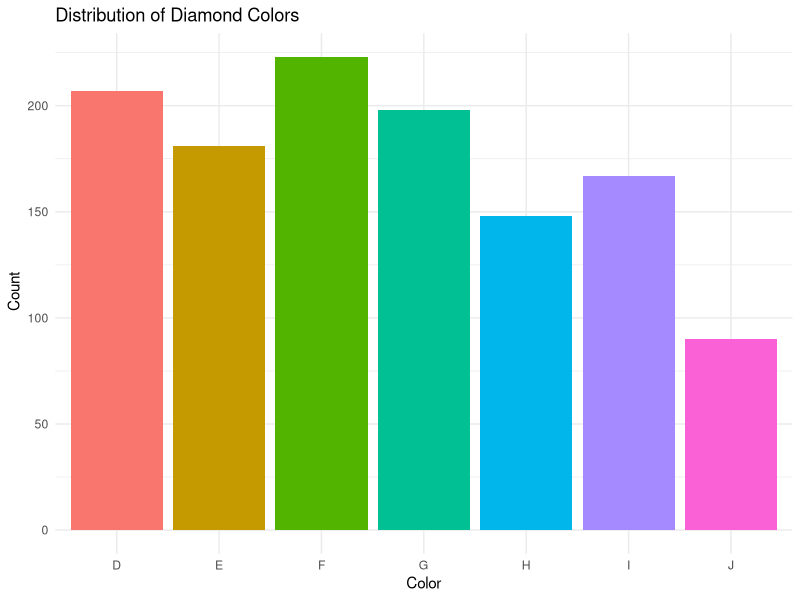
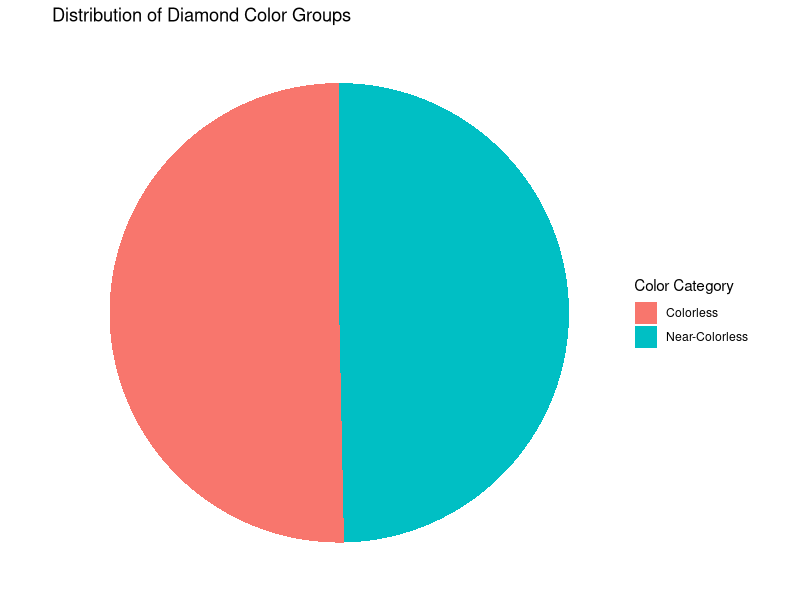
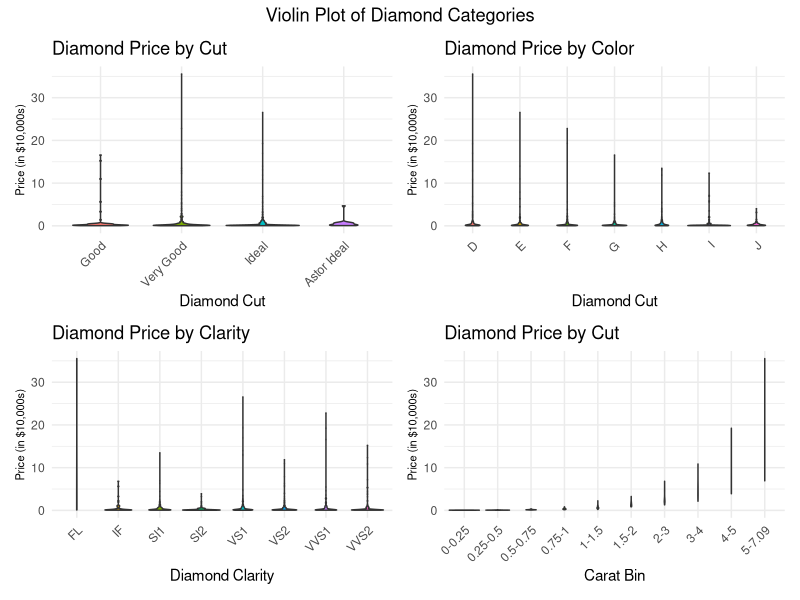
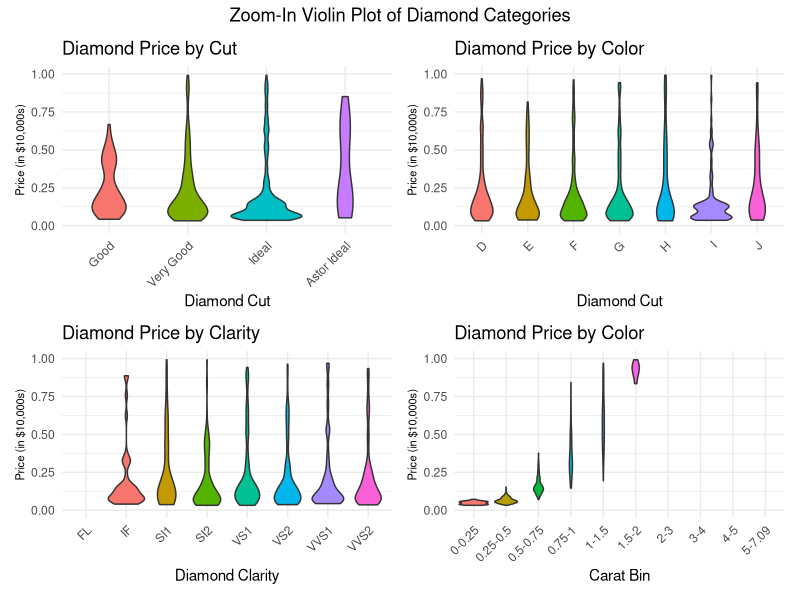
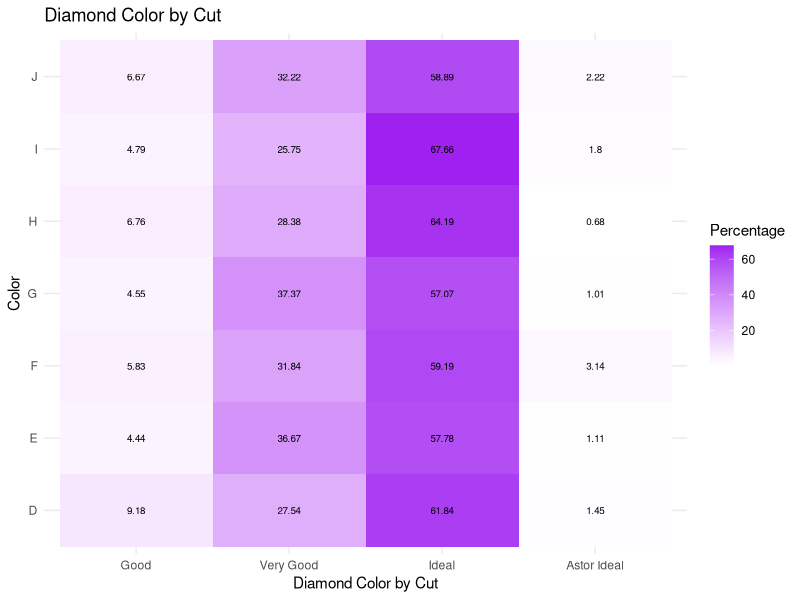
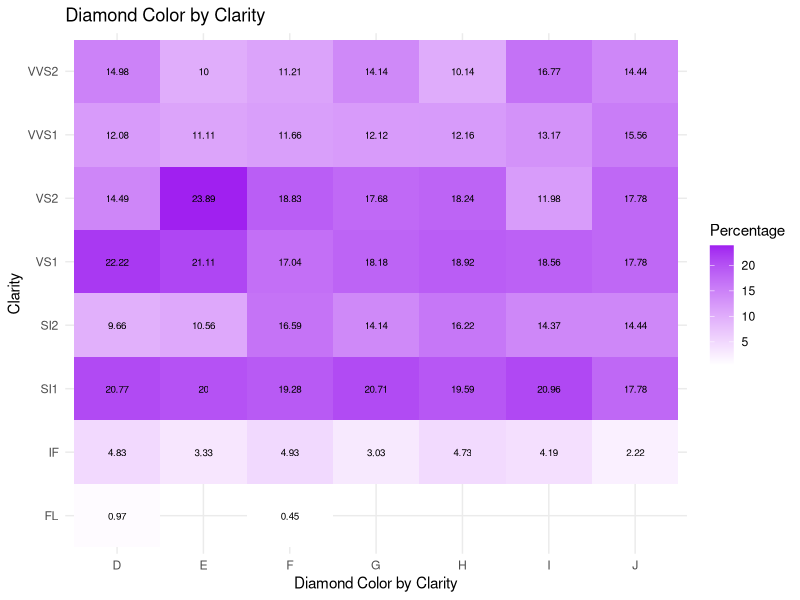
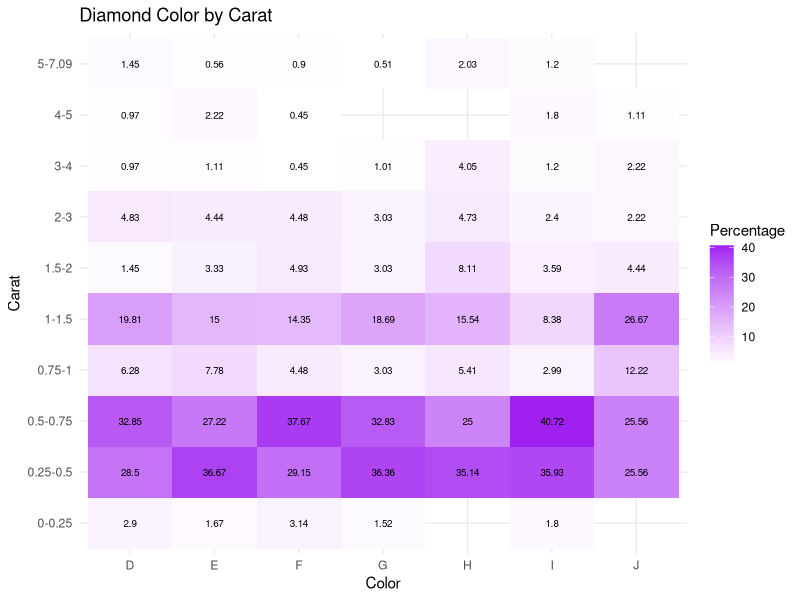
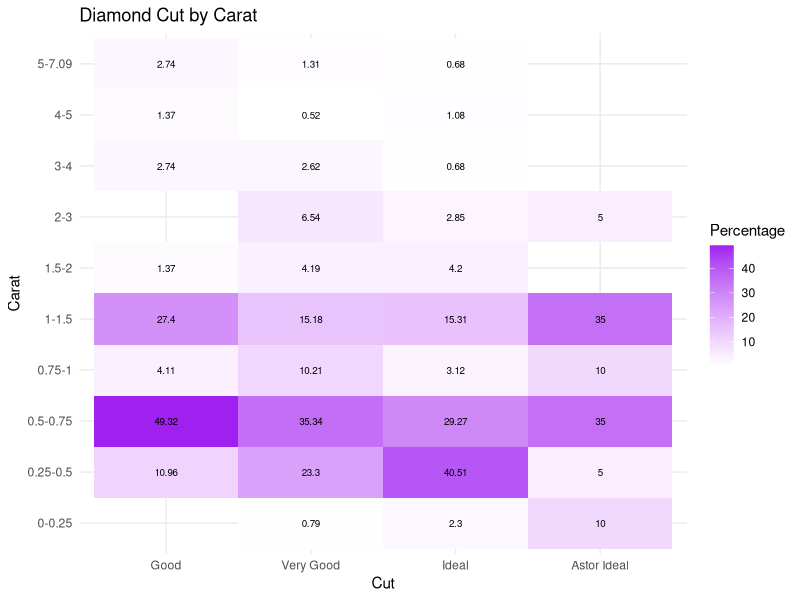

Reproduce these figures in R, in order.
## ---- chunk 1
rm(list = ls())
library(tidyverse)
library(MASS)
library(patchwork)
library(kableExtra)

diamond <- read.csv("diamonds4.csv")
## ---- chunk 2
ggplot(diamond, aes(x=color, fill = color)) +
  geom_bar() +
  labs(title = "Distribution of Diamond Colors",
       x = "Color",
       y = " Count") +
  theme_minimal() +
  theme(legend.position = "none")
## ---- chunk 3

diamond <- diamond %>%
  mutate(color_category = case_when(
    color %in% c("D", "E", "F") ~ "Colorless",
    color %in% c("G", "H", "I", "J") ~ "Near-Colorless",
    color %in% c("K") ~ "Faint"
  ))

color_counts <- diamond %>%
  count(color_category)

ggplot(color_counts, aes(x="", y=n, fill=color_category)) + 
  geom_bar(stat="identity", width=1) + 
  coord_polar("y", start=0) + 
  labs(title = "Distribution of Diamond Color Groups",
       x = NULL,
       y = NULL,
       fill = "Color Category") + 
  theme_void()

## ---- chunk 4
diamond <-diamond %>%
  mutate(cut = cut%>%
           fct_relevel(c("Good","Very Good","Ideal","Astor Ideal")))

diamond <- diamond %>%
  drop_na(carat) %>%
  mutate(carat_bin = cut(carat,
                         breaks = c(0, 0.25, 0.5, 0.75, 1, 1.5, 2, 3, 4, 5, max(carat)),
                         labels = c("0-0.25", "0.25-0.5", "0.5-0.75", "0.75-1", "1-1.5", "1.5-2", "2-3", "3-4", "4-5", paste("5", max(carat), sep="-")),
                         right = FALSE
                         ) 
         ) %>%
  drop_na(carat_bin)


diamond<-diamond %>%
  mutate(cut = cut %>%
           fct_relevel(c("Good","Very Good","Ideal","Astor Ideal")))

## ---- chunk 5
g1 <- ggplot(diamond, aes(x = cut, y = price/10000, fill = cut)) + 
  geom_violin() +
  labs(title = "Diamond Price by Cut",
       x = "Diamond Cut",
       y = "Price (in $10,000s)") +
  theme_minimal() +
  theme(legend.position = "none",
        axis.text.x = element_text(angle = 45, hjust = 1),
        axis.title.y = element_text(size = 8))


g2 <- ggplot(diamond, aes(x = color, y = price/10000, fill = color)) + 
  geom_violin() +
  labs(title = "Diamond Price by Color",
       x = "Diamond Cut",
       y = "Price (in $10,000s)") +
  theme_minimal() +
  theme(legend.position = "none",
        axis.text.x = element_text(angle = 45, hjust = 1),
        axis.title.y = element_text(size = 8))

g3 <- ggplot(diamond, aes(x = clarity, y = price/10000, fill = clarity)) + 
  geom_violin() +
  labs(title = "Diamond Price by Clarity",
       x = "Diamond Clarity",
       y = "Price (in $10,000s)") +
  theme_minimal() +
  theme(legend.position = "none",
        axis.text.x = element_text(angle = 45, hjust = 1),
        axis.title.y = element_text(size = 8))

g4 <- ggplot(diamond, aes(x = carat_bin, y = price/10000, fill = carat_bin)) + 
  geom_violin() +
  labs(title = "Diamond Price by Cut",
       x = "Carat Bin",
       y = "Price (in $10,000s)") +
  theme_minimal() +
  theme(legend.position = "none",
        axis.text.x = element_text(angle = 45, hjust = 1),
        axis.title.y = element_text(size = 8))

(g1 | g2) / (g3 | g4) + 
  plot_annotation(title = "Violin Plot of Diamond Categories", 
  theme = theme(plot.title = element_text(hjust = 0.5)))
## ---- chunk 6
g1 <- ggplot(diamond, aes(x = cut, y = price/10000, fill = cut)) + 
  geom_violin() +
  scale_y_continuous(limits = c(0, 1))  +
  theme_minimal() +
  labs(title = "Diamond Price by Cut",
       x = "Diamond Cut",
       y = "Price (in $10,000s)") +
  theme(legend.position = "none",
        axis.text.x = element_text(angle = 45, hjust = 1),
        axis.title.y = element_text(size = 8))

g2 <- ggplot(diamond, aes(x = color, y = price/10000, fill = color)) + 
  geom_violin() +
  scale_y_continuous(limits = c(0, 1))  +
  labs(title = "Diamond Price by Color",
       x = "Diamond Cut",
       y = "Price (in $10,000s)") +
  theme_minimal() +
  theme(legend.position = "none",
        axis.text.x = element_text(angle = 45, hjust = 1),
        axis.title.y = element_text(size = 8))

g3 <- ggplot(diamond, aes(x = clarity, y = price/10000, fill = clarity)) + 
  geom_violin() +
  scale_y_continuous(limits = c(0, 1))  +
  labs(title = "Diamond Price by Clarity",
       x = "Diamond Clarity",
       y = "Price (in $10,000s)") +
  theme_minimal() +
  theme(legend.position = "none",
        axis.text.x = element_text(angle = 45, hjust = 1),
        axis.title.y = element_text(size = 8))

g4 <- ggplot(diamond, aes(x = carat_bin, y = price/10000, fill = carat_bin)) + 
  geom_violin() +
  scale_y_continuous(limits = c(0, 1))  +
  labs(title = "Diamond Price by Color",
       x = "Carat Bin",
       y = "Price (in $10,000s)") +
  theme_minimal() +
  theme(legend.position = "none",
        axis.text.x = element_text(angle = 45, hjust = 1),
        axis.title.y = element_text(size = 8))

(g1 | g2) / (g3 | g4) + 
  plot_annotation(title = "Zoom-In Violin Plot of Diamond Categories", 
  theme = theme(plot.title = element_text(hjust = 0.5)))
## ---- chunk 7
color_cut <- diamond %>%
  count(cut,color) %>%
  group_by(color) %>%
  mutate(Percentage= round(n/sum(n)*100,2))


ggplot(color_cut,aes(x=cut, y=color, fill=Percentage))+
  geom_tile()+
  scale_fill_gradient(low="white",high="purple")+
  geom_text(aes(label=Percentage), size = 2.5)+
  theme(plot.title = element_text(hjust = 0.5, size = 8),
        legend.title = element_text(size = 7)) +
  labs(x="Diamond Color by Cut",
       y="Color",
       title="Diamond Color by Cut") +
  theme_minimal()

## ---- chunk 8
color_clarity <- diamond %>%
  count(color, clarity) %>%
  group_by(color) %>%
  mutate(Percentage= round(n/sum(n)*100,2))


ggplot(color_clarity, aes(x = color, y = clarity, fill = Percentage)) + 
  geom_tile() +
  scale_fill_gradient(low = "white", high = "purple") +
  geom_text(aes(label = Percentage), size = 2.5) +
  theme(plot.title = element_text(hjust = 0.5, size = 8),
        legend.title = element_text(size = 7)) +
  labs(
    x = "Diamond Color by Clarity",
    y = "Clarity",
    title = "Diamond Color by Clarity"
  ) +
  theme_minimal()
## ---- chunk 9
color_carat <- diamond %>%
  count(color, carat_bin) %>%
  group_by(color) %>%
  mutate(Percentage= round(n/sum(n)*100,2))

  
ggplot(color_carat, aes(x = color, y = carat_bin, fill = Percentage))+
  geom_tile() +
  scale_fill_gradient(low = "white", high = "purple") +
  geom_text(aes(label = Percentage), size = 2.5) +
  theme(plot.title = element_text(hjust = 0.5, size = 8),
        legend.title = element_text(size = 7)) + 
  labs(
    x = "Color",
    y = "Carat",
    title = "Diamond Color by Carat"
  ) +
  theme_minimal()
## ---- chunk 10
cut_carrat <- diamond %>%
  count(cut, carat_bin) %>%
  group_by(cut) %>%
  mutate(Percentage= round(n/sum(n)*100,2))

  
ggplot(cut_carrat, aes(x = cut, y = carat_bin, fill = Percentage))+
  geom_tile() +
  scale_fill_gradient(low = "white", high = "purple") +
  geom_text(aes(label = Percentage), size = 2.5) +
  theme(plot.title = element_text(hjust = 0.5, size = 8),
        legend.title = element_text(size = 7)) + 
  labs(
    x = "Cut",
    y = "Carat",
    title = "Diamond Cut by Carat"
  ) +
  theme_minimal()
## ---- chunk 11
clarity_cut <- diamond %>%
  count(cut, clarity) %>%
  group_by(cut) %>%
  mutate(Percentage= round(n/sum(n)*100,2))

  
ggplot(clarity_cut, aes(x = cut, y = clarity, fill = Percentage))+
  geom_tile() +
  scale_fill_gradient(low = "white", high = "purple") +
  geom_text(aes(label = Percentage), size = 2.5) +
  theme(plot.title = element_text(hjust = 0.5, size = 8),
        legend.title = element_text(size = 7)) + 
  labs(
    x = "Cut",
    y = "Clarity",
    title = "Diamond Cut by Clarity"
  ) +
  theme_minimal()
## ---- chunk 12
ggplot(diamond, aes(x = carat)) +
  geom_histogram(fill = "skyblue", color = "black", alpha = 1) + 
  labs(title = "Diamond Carat Distribution",x = "Carat",y = "Count") +
  scale_x_continuous(breaks = seq(0, max(diamond$carat), by = 0.5)) +
  scale_y_continuous(labels = scales::comma) +
  theme_minimal() + 
  theme(plot.title = element_text(hjust = 0.5))

## ---- chunk 13
# Density plot for Carat
ggplot(diamond, aes(x = carat)) +
  geom_density(fill = "skyblue", color = "black", alpha = 1) +
  labs(title = "Density Plot of Diamond Carat",x = "Carat Size",y = "Density") +
  scale_x_continuous(breaks = seq(0, max(diamond$carat), by = 0.5)) +
  theme_minimal() +
  theme(plot.title = element_text(hjust = 0.5))
# The density is highest within 0-1 carats
## ---- chunk 14

carat_summary <- diamond %>%
  mutate(carat_bin = cut(carat, breaks = c(0, 0.25, 0.5, 0.75, 1, 1.5, 2, 3, 4, 5, 6, 7, 8), right = FALSE)) %>%
  drop_na(carat_bin) %>%
  count(carat_bin) %>%
  mutate(proportions = round(n / sum(n), 3))
kable(carat_summary, col.names = c("Carat Range", "Count", "Proportion"), 
      caption = "Summary of diamond by Carat Range") %>%
  kable_styling(full_width = FALSE, position = "center") %>%
  column_spec(1, width = "5cm") %>%
  column_spec(2, width = "3cm") %>%
  column_spec(3, width = "3cm")

## ---- chunk 15
# Pie graph to visualize summary proportion
ggplot(carat_summary, aes(x = "", y = proportions, fill = carat_bin)) +
  geom_bar(stat = "identity", width = 1) +  
  coord_polar("y", start = 0) +
  labs(title = "Proportion of Diamond by Carat Range", fill = "Carat Range") +
  theme_void()

## ---- chunk 16
ggplot(diamond, aes(x = carat, y = price)) +
  geom_point(color = "skyblue", alpha = 1) +
  labs(title = "Diamond Price vs Carat",x = "Carat",y = "Price") +
  geom_smooth(method = "lm", color = "blue") +
  scale_y_continuous(labels = scales::comma) +
  theme_minimal() +
  theme(plot.title = element_text(hjust = 0.5))
  
## ---- chunk 17
diamond <- diamonds 
diamond <- diamond %>%
  mutate(carat_bin = cut(carat, breaks = c(0, 0.25, 0.5, 0.75, 1, 1.5, 2, 3, 4, 5, 6, 7, 8), right = FALSE))

ggplot(diamond, aes(x = carat_bin, y = price)) +
  geom_boxplot(fill="skyblue") +
  labs(title = "Diamond Prices by Carat Ranges",
       x = "Carat",
       y = "Price") +
  theme_minimal() +
  theme(plot.title = element_text(hjust = 0.5))
## ---- chunk 18
carat_price_summary2 <- diamond %>%
  mutate(carat_bin = cut(carat, breaks = c(0, 0.25, 0.5, 0.75, 1, 1.5, 2, 3, 4, 5, 6, 7, 8), right = FALSE)) %>%
  group_by(carat_bin) %>%
  summarise(
    Min_Price = min(price, na.rm = TRUE),
    Max_Price = max(price, na.rm = TRUE),
    Avg_Price = round(mean(price, na.rm = TRUE), 2),
    Variability_Percent = round((Max_Price - Min_Price) / Min_Price * 100,2))
kable(carat_price_summary2, col.names = c("Carat Range", "Min Price", "Max Price", "Average Price", "Variability (%)"),
      caption = "Summary of Diamond Prices (\\$) by Carat Range") %>%
  kable_styling(full_width = FALSE, position = "center") %>%
  column_spec(1, width = "5cm") %>%
  column_spec(2, width = "3cm") %>%
  column_spec(3, width = "3cm")
## ---- chunk 19
diamond$price_sqrt <- sqrt(diamond$price)
model_carat_sqrt <- lm(price_sqrt ~ carat, diamond)


par(mfrow = c(2, 2))
plot(model_carat_sqrt)
## ---- chunk 20
residuals_model_sq <- residuals(model_carat_sqrt)
acf(residuals_model_sq)
## ---- chunk 21
# arrange clarity by rating
clarity_ordered <- diamonds %>%
  mutate(clarity = factor(clarity, levels = c("SI2", "SI1", "VS2", "VS1", "VVS2", "VVS1", "IF", "FL"))) %>%
  arrange(clarity)

# bar chart of counts and clarity grade
ggplot(clarity_ordered, aes(x=clarity))+
  geom_bar(fill = "blue")+
  theme(axis.text.x = element_text(angle = 0), 
        plot.title = element_text(hjust = 0.5))+
  labs(x="Clarity Grade", y="Counts", title="Diamond Available Based on Clarity Grade") +
  theme_minimal()
## ---- chunk 22
# generate frequency table
clarity_frequency <- table(clarity_ordered$clarity)
clarity_frequency <- t(as.data.frame(clarity_frequency))
rownames(clarity_frequency) <- c("Clarity", "Frequency")

# display frequency table
kable(clarity_frequency, caption = "Frequency Table of Clarity Grades")
## ---- chunk 23
library(scales)

clarity_prop<-clarity_ordered %>%
  group_by(clarity) %>%
  summarize(counts=n())%>%
  mutate(percent=counts/nrow(clarity_ordered))

# bar chart of proportions of clarity grades
ggplot(clarity_prop, aes(x = "", y = percent, fill = clarity)) +
  geom_bar(stat = "identity", width = 1) +  
  coord_polar(theta = "y") + 
  labs(title = "Proportion of Clarity Grades Available") +
  theme_void()  
## ---- chunk 24
library(knitr)

min_max_prices <- clarity_ordered %>%
  group_by(clarity) %>%
  summarize(
    min_price = min(price, na.rm = TRUE),
    max_price = max(price, na.rm = TRUE))

kable(min_max_prices, caption = "Min and Max Prices by Clarity")
## ---- chunk 25
# dataframe with only FL diamonds
FL_diamonds <- clarity_ordered %>%
  filter(clarity=="FL")
FL_table <- head(FL_diamonds)

# display FL table
kable(FL_table, caption = "Table of FL diamond")
## ---- chunk 26
library(patchwork)

# new dataframe with cut and clarity ordered 
cut_clarity<-diamonds%>%
  mutate(cut=cut%>%
           fct_relevel(c("Good","Very Good","Ideal","Astor Ideal")))%>%
  mutate(clarity=clarity%>%
           fct_relevel(c("SI2","SI1","VS2","VS1","VVS2","VVS1","IF","FL")))

# compare cut and clarity by count 
cut_clarity1<-cut_clarity%>%
  count(cut,clarity)%>%
  group_by(cut)%>%
  mutate(Percentage= round(n/sum(n)*100,2))

# compare cut and clarity by price
cut_clarity2<-cut_clarity%>%
  group_by(cut,clarity)%>%
  summarise(avg_price=round(mean(price),0))%>%
  ungroup()
 
# Heat maps for diamond cut by clarity
B1<-ggplot(cut_clarity1,aes(x=clarity,y=cut,fill=Percentage))+
  geom_tile()+
  scale_fill_gradient(low="white",high="red")+
  theme(plot.title = element_text(hjust=0.5))+
  geom_text(aes(label=Percentage))+
  labs(x="Diamond Clarity",y="Diamond Cut",
       title="Diamond Cut by Clarity (Quantity)")

B2<-ggplot(cut_clarity2,aes(x=clarity,y=cut,fill=avg_price))+
  geom_tile()+
  scale_fill_gradient(low="white",high="red")+
  theme(plot.title = element_text(hjust=0.5))+
  geom_text(aes(label=avg_price))+
  labs(x="Diamond Clarity",y="Diamond Cut",
       title="Diamond Cut by Clarity (Average Price in Dollars)")

(B1)/(B2)
## ---- chunk 27
# new dataframe with carat new bins and clarity ordered
carat_new_bins <- clarity_ordered %>%
  drop_na(carat) %>%
  mutate(carat_bin = cut(carat,
                         breaks = c(0, 0.25, 0.5, 0.75, 1, 1.5, 2, 3, 4, 5, max(carat)),
                         labels = c("0-0.25", "0.25-0.5", "0.5-0.75", "0.75-1", "1-1.5", "1.5-2", "2-3", "3-4", "4-5", paste("5",max(carat),sep="-")),
                         right = FALSE)) %>%
  drop_na(carat_bin)

# compare carat and clarity by count 
carat_clarity1<-carat_new_bins%>%
  count(carat_bin,clarity)%>%
  group_by(carat_bin)%>%
  mutate(Percentage= round(n/sum(n)*100,2))

# compare carat and clarity by price
carat_clarity2<-carat_new_bins%>%
  group_by(clarity,carat_bin)%>%
  summarise(avg_price=round(mean(price),0))%>%
  ungroup()
 
# Heat maps for diamond carat by clarity
C1<-ggplot(carat_clarity1,aes(x=carat_bin,y=clarity,fill=Percentage))+
  geom_tile()+
  scale_fill_gradient(low="white",high="red")+
  geom_text(aes(label=Percentage))+
  labs(x="Carat Bin",y="Clarity",
       title="Diamond Carat by Clarity (Quantity)") +
  theme_minimal() + 
  theme(axis.text.x = element_text(angle = 45, hjust = 1),
        plot.title = element_text(hjust=0.5))

C2<-ggplot(carat_clarity2,aes(x=carat_bin,y=clarity,fill=avg_price))+
  geom_tile()+
  scale_fill_gradient(low="white",high="red")+
  geom_text(aes(label=avg_price))+
  labs(x="Carat Bin",y="Clarity",
       title="Diamond Carat by Clarity (Average Price in Dollars)") +
  theme_minimal() +
  theme(axis.text.x = element_text(angle = 45, hjust = 1),
        plot.title = element_text(hjust=0.5)) 

(C1)/(C2)
## ---- chunk 28
# compare color and clarity by count 
color_clarity1 <- clarity_ordered %>%
  count(color, clarity) %>%
  group_by(color) %>%
  mutate(Percentage= round(n/sum(n)*100,2))

# compare color and clarity by price 
color_clarity2 <- clarity_ordered%>%
  group_by(color,clarity)%>%
  summarise(avg_price=round(mean(price),0))%>%
  ungroup()

# Heat maps for diamond color by clarity
D1<-ggplot(color_clarity1, aes(x = clarity, y = color, fill = Percentage)) + 
  geom_tile() +
  scale_fill_gradient(low = "white", high = "red") +
  geom_text(aes(label = Percentage), size = 3) +
  labs(
    x = "Clarity",
    y = "Color",
    title = "Diamond Color by Clarity"
  )  + 
  theme_minimal() +
  theme(plot.title = element_text(hjust = 0.5)) 

D2<-ggplot(color_clarity2,aes(x=clarity,y=color,fill=avg_price))+
  geom_tile()+
  scale_fill_gradient(low="white",high="red")+
  geom_text(aes(label=avg_price))+
  labs(x="Clarity",y="Color",
       title="Diamond Color by Clarity (Average Price in Dollars)") + 
  theme_minimal() + 
  theme(plot.title = element_text(hjust=0.5))


(D1)/(D2)
## ---- chunk 29
Diamond <- read.csv("diamonds4.csv")

Diamond<-Diamond%>%
  mutate(cut=cut%>%
           fct_relevel(c("Good","Very Good","Ideal","Astor Ideal")))%>%
  mutate(clarity=clarity%>%
           fct_relevel(c("SI2","SI1","VS2","VS1","VVS2","VVS1","IF","FL")))%>%
  mutate(color=color%>%
           fct_relevel(c("J","I","H","G","F","E","D")))

carat_new_bins <- Diamond %>%
  drop_na(carat) %>%
  mutate(carat_bin = cut(carat,
                         breaks = c(0, 0.25, 0.5, 0.75, 1, 1.5, 2, 3, 4, 5, max(carat)),
                         labels = c("0-0.25", "0.25-0.5", "0.5-0.75", "0.75-1", "1-1.5", "1.5-2", "2-3", "3-4", "4-5", paste("5",max(carat),sep="-")),
                         right = FALSE)) %>%
  drop_na(carat_bin)

CutCarat<-carat_new_bins%>%
  group_by(cut,carat_bin)%>%
  summarise(Ave_Price=round(mean(price),0))%>%
  ungroup()

ColorCarat<-carat_new_bins%>%
  group_by(color,carat_bin)%>%
  summarise(Ave_Price=round(mean(price),0))%>%
  ungroup()

ClarityCarat<-carat_new_bins%>%
  group_by(clarity,carat_bin)%>%
  summarise(Ave_Price=round(mean(price),0))%>%
  ungroup()
## ---- chunk 30
cut_Min_Tab<-CutCarat%>%
  group_by(carat_bin)%>%
  rename(Ave_Price_Cut=Ave_Price)%>%
  mutate(Min_Cut=min(Ave_Price_Cut))%>%
  filter(Ave_Price_Cut==Min_Cut)

cut_Max_Tab<-CutCarat%>%
  group_by(carat_bin)%>%
  rename(Ave_Price_Cut=Ave_Price)%>%
  mutate(Max_Cut=max(Ave_Price_Cut))%>%
  filter(Ave_Price_Cut==Max_Cut)

color_Min_Tab<-ColorCarat%>%
  group_by(carat_bin)%>%
  rename(Ave_Price_Color=Ave_Price)%>%
  mutate(Min_Color=min(Ave_Price_Color))%>%
  filter(Ave_Price_Color==Min_Color)

color_Max_Tab<-ColorCarat%>%
  group_by(carat_bin)%>%
  rename(Ave_Price_Color=Ave_Price)%>%
  mutate(Max_Color=max(Ave_Price_Color))%>%
  filter(Ave_Price_Color==Max_Color)

clarity_Min_Tab<-ClarityCarat%>%
  group_by(carat_bin)%>%
  rename(Ave_Price_Clar=Ave_Price)%>%
  mutate(Min_Clar=min(Ave_Price_Clar))%>%
  filter(Ave_Price_Clar==Min_Clar)

clarity_Max_Tab<-ClarityCarat%>%
  group_by(carat_bin)%>%
  rename(Ave_Price_Clar=Ave_Price)%>%
  mutate(Max_Clar=max(Ave_Price_Clar))%>%
  filter(Ave_Price_Clar==Max_Clar)

clarity_Full_Tab<-bind_rows(clarity_Min_Tab,clarity_Max_Tab)%>%
  arrange(carat_bin,Ave_Price_Clar)

color_Full_Tab<-bind_rows(color_Min_Tab,color_Max_Tab)%>%
  arrange(carat_bin,Ave_Price_Color)

cut_Full_Tab<-bind_rows(cut_Min_Tab,cut_Max_Tab)%>%
  arrange(carat_bin,Ave_Price_Cut)

clarity_tab_calc<-clarity_Full_Tab%>%
  group_by(carat_bin)%>%
  summarize(Price_Rng_Clar=max(Ave_Price_Clar)-min(Ave_Price_Clar))%>%
  dplyr::select(Price_Rng_Clar)

color_tab_calc<-color_Full_Tab%>%
  group_by(carat_bin)%>%
  summarize(Price_Rng_Color=max(Ave_Price_Color)-min(Ave_Price_Color))%>%
  dplyr::select(Price_Rng_Color)

cut_tab_calc<-cut_Full_Tab%>%
  group_by(carat_bin)%>%
  summarize(Price_Rng_Cut=max(Ave_Price_Cut)-min(Ave_Price_Cut))%>%
  dplyr::select(carat_bin,Price_Rng_Cut)

Full_Tab<-bind_cols(cut_tab_calc,color_tab_calc,clarity_tab_calc)
## ---- chunk 31
A1<-ggplot(CutCarat,aes(x=carat_bin,y=cut,fill=Ave_Price))+
  geom_tile()+
  scale_fill_gradient(low="white",high="blue")+
  geom_text(aes(label=Ave_Price))+
  labs(x="Carat Bin",y="Cut",
       title="Diamond Cut by Carat Range") +
  theme_minimal() + 
  theme(axis.text.x=element_text(angle=45), plot.title = element_text(hjust=0.5))

A2<-ggplot(ColorCarat,aes(x=carat_bin,y=color,fill=Ave_Price))+
  geom_tile()+
  scale_fill_gradient(low="white",high="orange")+
  geom_text(aes(label=Ave_Price))+
  labs(x="Carat Bin",y="Color",
       title="Diamond Color by Carat Range") + 
  theme_minimal() + 
  theme(axis.text.x=element_text(angle=45), plot.title = element_text(hjust=0.5))


A3<-ggplot(ClarityCarat,aes(x=carat_bin,y=clarity,fill=Ave_Price))+
  geom_tile()+
  scale_fill_gradient(low="white",high="pink")+
  geom_text(aes(label=Ave_Price))+
  labs(x="Carat Bin",y="Clarity",
       title="Diamond Clarity by Carat Range") +
  theme_minimal() + 
  theme(axis.text.x=element_text(angle=45), plot.title = element_text(hjust=0.5))


(A1)/(A2)/(A3)
## ---- chunk 32
Full_Tab%>%
   kbl(format="latex",booktabs = TRUE,caption="\\textbf{Clarity/Color/Cut Max-Min Ave Price Range per Carat Bin}")%>%
kable_styling(latex_options = c("striped", "HOLD_position"))
